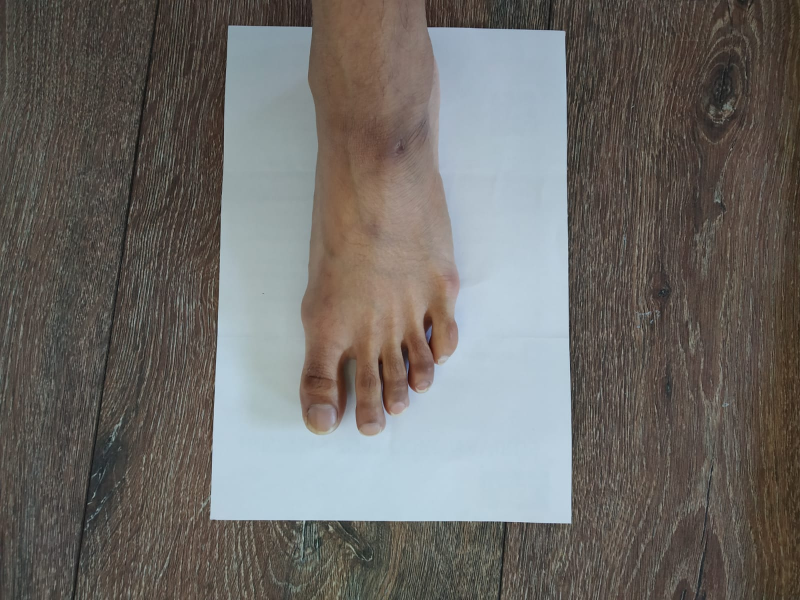
#> input picture data/barefeet1.jpeg, 1600 x 1200 px (shown at 1/2 size)
$ python main.py
#> lines starting #> are read from the running program, lines starting #| are printed output that depends on the picture; after the words box and inside, x2 and y2 are one past the last pixel; in counts of white or black regions, pixels touching at a corner belong together; long printed decimals are rounded
### utils.py
from sklearn.cluster import KMeans
import random as rng
import cv2
import imutils
import argparse
from skimage.io import imread
import numpy as np
import matplotlib.pyplot as plt


def preprocess(img):

    img = cv2.cvtColor(img, cv2.COLOR_RGB2HSV)

    img = cv2.GaussianBlur(img, (9, 9), 0)
    img = img/255

    return img

# [5 lines left out: function plotImage, not called in this run]

def cropOrig(bRect, oimg):
    # x (Horizontal), y (Vertical Downwards) are start coordinates
    # img.shape[0] = height of image
    # img.shape[1] = width of image

    x,y,w,h = bRect

    print(x,y,w,h)
    pcropedImg = oimg[y:y+h,x:x+w]

    x1, y1, w1, h1 = 0, 0, pcropedImg.shape[1], pcropedImg.shape[0]

    y2 = int(h1/10)

    x2 = int(w1/10)

    crop1 = pcropedImg[y1+y2:h1-y2,x1+x2:w1-x2]

    #cv2_imshow(crop1)

    ix, iy, iw, ih = x+x2, y+y2, crop1.shape[1], crop1.shape[0]

    croppedImg = oimg[iy:iy+ih,ix:ix+iw]

    return croppedImg, pcropedImg


def overlayImage(croppedImg, pcropedImg):


    x1, y1, w1, h1 = 0, 0, pcropedImg.shape[1], pcropedImg.shape[0]

    y2 = int(h1/10)

    x2 = int(w1/10)

    new_image = np.zeros((pcropedImg.shape[0], pcropedImg.shape[1], 3), np.uint8)
    new_image[:, 0:pcropedImg.shape[1]] = (255, 0, 0) # (B, G, R)

    new_image[ y1+y2:y1+y2+croppedImg.shape[0], x1+x2:x1+x2+croppedImg.shape[1]] = croppedImg

    return new_image


def kMeans_cluster(img):

    # For clustering the image using k-means, we first need to convert it into a 2-dimensional array
    # (H*W, N) N is channel = 3
    image_2D = img.reshape(img.shape[0]*img.shape[1], img.shape[2])

    # tweak the cluster size and see what happens to the Output
    kmeans = KMeans(n_clusters=2, random_state=0).fit(image_2D)
    clustOut = kmeans.cluster_centers_[kmeans.labels_]

    # Reshape back the image from 2D to 3D image
    clustered_3D = clustOut.reshape(img.shape[0], img.shape[1], img.shape[2])

    clusteredImg = np.uint8(clustered_3D*255)

    return clusteredImg


def edgeDetection(clusteredImage):
  #gray = cv2.cvtColor(hsvImage, cv2.COLOR_BGR2GRAY)
  edged1 = cv2.Canny(clusteredImage, 0, 255)
  edged = cv2.dilate(edged1, None, iterations=1)
  edged = cv2.erode(edged, None, iterations=1)
  return edged

def getBoundingBox(img):

    contours, _ = cv2.findContours(img, cv2.RETR_TREE, cv2.CHAIN_APPROX_SIMPLE)

    #print(len(contours))
    contours = sorted(contours, key=lambda x: cv2.contourArea(x), reverse=True)


    contours_poly = [None]*len(contours)
    boundRect = [None]*len(contours)

    for i, c in enumerate(contours):
        contours_poly[i] = cv2.approxPolyDP(c, 3, True)
        boundRect[i] = cv2.boundingRect(contours_poly[i])


    return boundRect, contours, contours_poly, img


def drawCnt(bRect, contours, cntPoly, img):

    drawing = np.zeros((img.shape[0], img.shape[1], 3), dtype=np.uint8)


    paperbb = bRect

    for i in range(len(contours)):
      color = (rng.randint(0,256), rng.randint(0,256), rng.randint(0,256))
      cv2.drawContours(drawing, cntPoly, i, color)
      #cv2.rectangle(drawing, (int(boundRect[i][0]), int(boundRect[i][1])), \
              #(int(boundRect[i][0]+boundRect[i][2]), int(boundRect[i][1]+boundRect[i][3])), color, 2)
    cv2.rectangle(drawing, (int(paperbb[0]), int(paperbb[1])), \
              (int(paperbb[0]+paperbb[2]), int(paperbb[1]+paperbb[3])), color, 2)

    return drawing


def calcFeetSize(pcropedImg, fboundRect):
  x1, y1, w1, h1 = 0, 0, pcropedImg.shape[1], pcropedImg.shape[0]

  y2 = int(h1/10)

  x2 = int(w1/10)

  fh = y2 + fboundRect[2][3]
  fw = x2 + fboundRect[2][2]
  ph = pcropedImg.shape[0]
  pw = pcropedImg.shape[1]

  opw = 210
  oph = 297

  ofs = 0.0

  if fw>fh:
    ofs = (opw/pw)*fw
  else :
    ofs = (oph/ph)*fh


  return ofs

### main.py
from sklearn.cluster import KMeans
import random as rng
import cv2
import imutils
import argparse
from imutils import contours
from skimage.io import imread
import numpy as np
import matplotlib.pyplot as plt
import os

from utils import *


ImgPath = 'data/barefeet1.jpeg'


def main():

    oimg = imread(ImgPath)
#> oimg is the input picture: shape (1200, 1600, 3); mean R, G, B 109.4, 106.7, 103

    if not os.path.exists('output'):
        os.makedirs('output')


    preprocessedOimg = preprocess(oimg)
#> in preprocess, `img = cv2.cvtColor(img, cv2.COLOR_RGB2HSV)`: img: shape (1200, 1600, 3); mean H, S, V 37.8, 47.3, 116.4
#> in preprocess, `img = cv2.GaussianBlur(img, (9, 9), 0)`: img: shape (1200, 1600, 3); mean H, S, V 37.8, 47.3, 116.4
#> in preprocess, `img = img/255`: img: shape (1200, 1600, 3) float64; mean H, S, V 0.148, 0.186, 0.457
    cv2.imwrite('output/preprocessedOimg.jpg', preprocessedOimg)
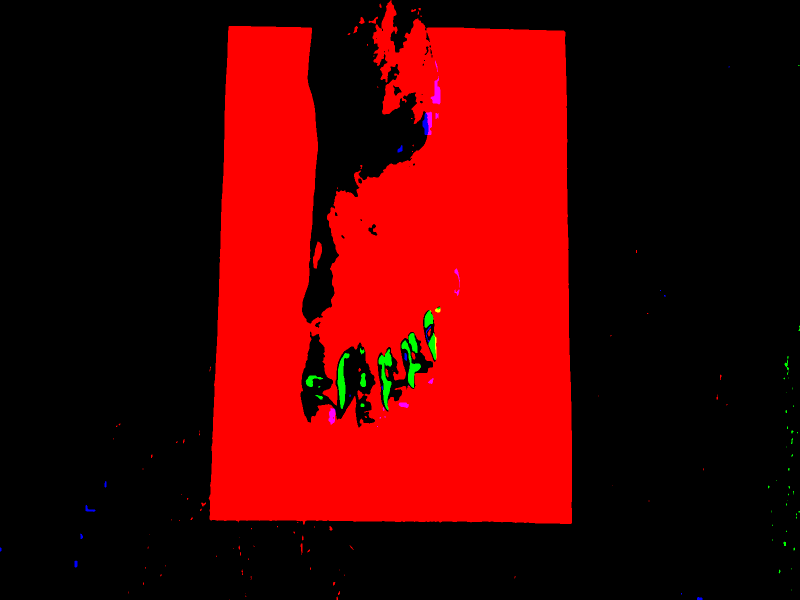
#> saved as preprocessedOimg.jpg: shape (1200, 1600, 3) (shown at 1/2 size); mean B, G, R 0.00148, 0.00329, 0.314; drawn with 1 as white

    clusteredImg = kMeans_cluster(preprocessedOimg)
#> in kMeans_cluster, `clustered_3D = clustOut.reshape(img.shape[0], img.shape[1], img.shape[..`: clustered_3D: shape (1200, 1600, 3) float64; mean H, S, V 0.148, 0.186, 0.457
#> in kMeans_cluster, `clusteredImg = np.uint8(clustered_3D*255)`: clusteredImg: shape (1200, 1600, 3); mean H, S, V 37.1, 46.7, 115.9
    cv2.imwrite('output/clusteredImg.jpg', clusteredImg)

    edgedImg = edgeDetection(clusteredImg)
#> in edgeDetection, `edged1 = cv2.Canny(clusteredImage, 0, 255)`:
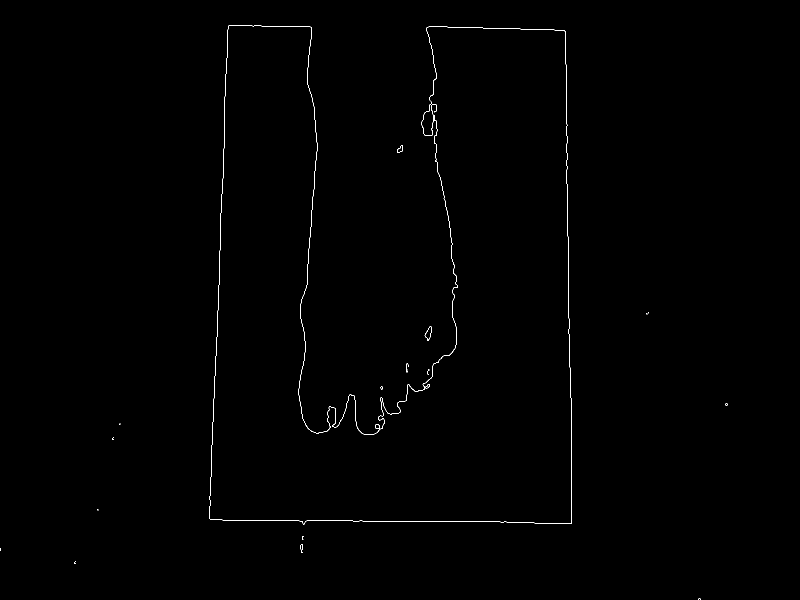
#> edged1: shape (1200, 1600) (shown at 1/2 size); 0.31% white in thin lines or dots, all inside (x1, y1, x2, y2) = (0, 50, 1455, 1200)
#> in edgeDetection, `edged = cv2.dilate(edged1, None, iterations=1)`:
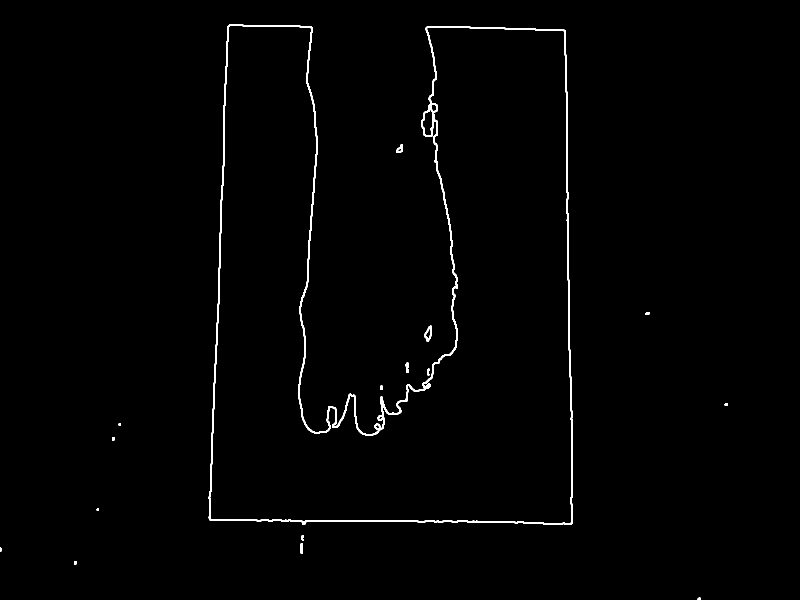
#> edged: shape (1200, 1600) (shown at 1/2 size); 0.98% white; 16 white regions, largest, box (x1, y1, x2, y2) and area: (417, 49, 1145, 1050) 17888, (848, 651, 864, 683) 232, (793, 289, 806, 306) 137
    cv2.imwrite('output/edgedImg.jpg', edgedImg)

    boundRect, contours, contours_poly, img = getBoundingBox(edgedImg)
#> in getBoundingBox, `contours, _ = cv2.findContours(img, cv2.RETR_TREE, cv2.CHAIN_APPROX_SI..`: contours = 24 contours, 13 with area under 20; largest, box (x1, y1, x2, y2) and area: (418, 50, 1144, 1049) 486598, (418, 50, 1144, 1048) 485124, (843, 210, 867, 272) 950, (849, 652, 863, 682) 202, (850, 654, 863, 679) 184
#> in getBoundingBox, `contours_poly = [None]*len(contours)`: contours_poly = 24 items
#> the loop in getBoundingBox, `for i, c in enumerate(contours):` made 24 passes
#> c on pass 19: [[0, 1096], [0, 1101], [1, 1101], [1, 1097]]
#> after the loop in getBoundingBox, `for i, c in enumerate(contours):`: boundRect = 24 items, first 6: (418, 51, 726, 998), (419, 50, 725, 998), (843, 210, 24, 62), (849, 652, 13, 30), (850, 654, 12, 25), (862, 208, 12, 15); contours_poly = 24 contours, 15 with area under 20; largest, box (x1, y1, x2, y2) and area: (418, 51, 1144, 1049) 487610, (419, 50, 1144, 1048) 484819, (843, 210, 867, 272) 914, (849, 652, 862, 682) 174, (850, 654, 862, 679) 141
    pdraw = drawCnt(boundRect[1], contours, contours_poly, img)
#> the loop in drawCnt, `for i in range(len(contours)):` made 24 passes
#> color on passes 1 to 12: (197, 215, 20), (132, 248, 207), (155, 244, 183), (111, 71, 144), (71, 48, 128), (75, 158, 50), (37, 169, 241), (51, 181, 222), (161, 104, 244), (226, 133, 31), (7, 47, 204), (0, 252, 170)
#> in drawCnt, `cv2.rectangle(drawing, (int(paperbb[0]), int(paperbb[1])), \ (int(pape..`:
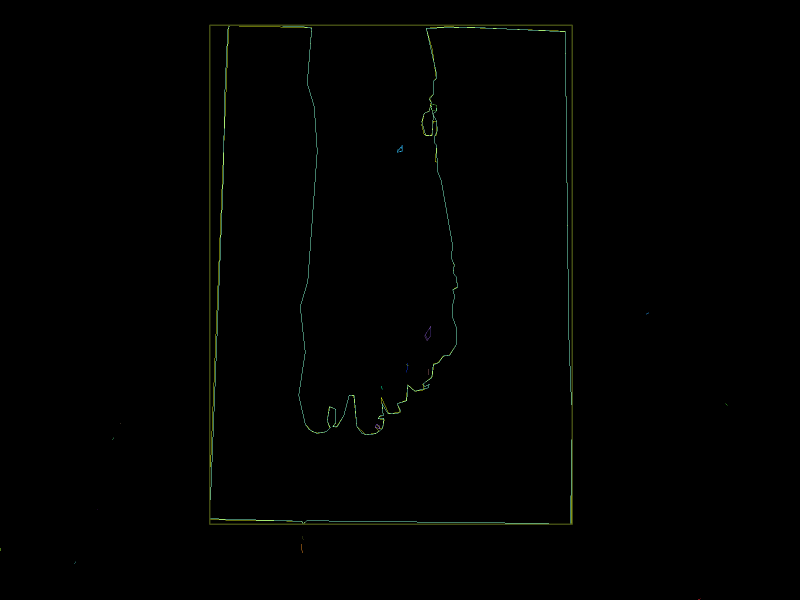
#> drawing: shape (1200, 1600, 3) (shown at 1/2 size); mean of channels 0, 1, 2 0.9, 1.3, 0.7; drawn as R, G, B
    cv2.imwrite('output/pdraw.jpg', pdraw)


    croppedImg, pcropedImg = cropOrig(boundRect[1], clusteredImg)
#> in cropOrig, `pcropedImg = oimg[y:y+h,x:x+w]`: pcropedImg: shape (998, 725, 3); mean H, S, V 71.8, 39.6, 162
#> in cropOrig, `crop1 = pcropedImg[y1+y2:h1-y2,x1+x2:w1-x2]`: crop1: shape (800, 581, 3); mean H, S, V 66.6, 40.6, 155
    cv2.imwrite('output/croppedImg.jpg', croppedImg)


    newImg = overlayImage(croppedImg, pcropedImg)
#> in overlayImage, `new_image[ y1+y2:y1+y2+croppedImg.shape[0], x1+x2:x1+x2+croppedImg.sha..`: new_image: shape (998, 725, 3); mean H, S, V 134, 26.1, 99.6
    cv2.imwrite('output/newImg.jpg', newImg)

    fedged = edgeDetection(newImg)
#> in edgeDetection (call 2), `edged1 = cv2.Canny(clusteredImage, 0, 255)`: edged1: shape (998, 725); 0.72% white in thin lines or dots, all inside (x1, y1, x2, y2) = (71, 98, 653, 899)
#> in edgeDetection (call 2), `edged = cv2.dilate(edged1, None, iterations=1)`:
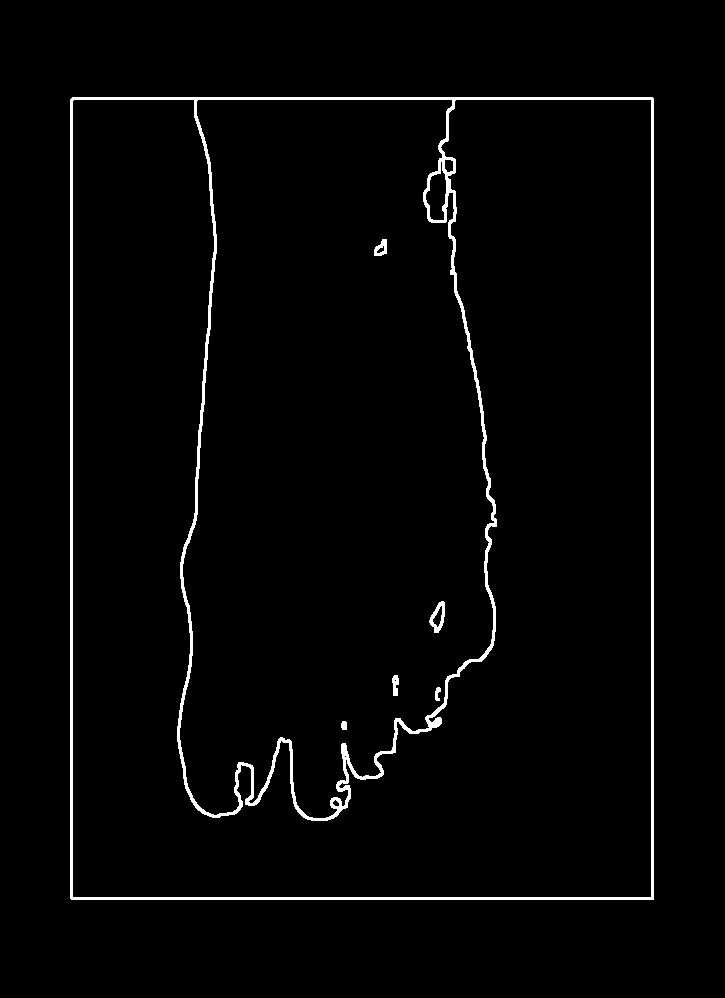
#> edged: shape (998, 725); 2.3% white; 6 white regions, box (x1, y1, x2, y2) and area: (70, 97, 654, 900) 15831, (429, 601, 445, 633) 232, (374, 239, 387, 256) 137, (392, 675, 399, 696) 109, (435, 687, 441, 701) 57, (341, 721, 347, 730) 49
    fboundRect, fcnt, fcntpoly, fimg = getBoundingBox(fedged)
#> in getBoundingBox (call 2), `contours, _ = cv2.findContours(img, cv2.RETR_TREE, cv2.CHAIN_APPROX_SI..`: contours = 15 contours, 4 with area under 20; largest, box (x1, y1, x2, y2) and area: (71, 98, 653, 899) 464797, (71, 98, 653, 899) 281558, (178, 98, 496, 820) 181778, (424, 160, 448, 222) 950, (430, 602, 444, 632) 202
#> the loop in getBoundingBox (call 2), `for i, c in enumerate(contours):` made 15 passes
#> after the loop in getBoundingBox (call 2), `for i, c in enumerate(contours):`: boundRect = 15 items, first 6: (71, 98, 582, 801), (71, 98, 582, 801), (178, 98, 318, 722), (424, 160, 24, 62), (430, 602, 13, 30), (431, 604, 12, 25); contours_poly = 15 contours, 5 with area under 20; largest, box (x1, y1, x2, y2) and area: (71, 98, 653, 899) 463421, (71, 98, 653, 899) 280277, (178, 98, 496, 820) 180921, (424, 160, 448, 222) 914, (430, 602, 443, 632) 174
#> fboundRect has the same summary as boundRect in getBoundingBox; fcnt has the same summary as contours in getBoundingBox; fcntpoly has the same summary as contours_poly in getBoundingBox
    fdraw = drawCnt(fboundRect[2], fcnt, fcntpoly, fimg)
#> call 2 of drawCnt, with bRect = (178, 98, 318, 722)
#> the loop in drawCnt (call 2), `for i in range(len(contours)):` made 15 passes
#> color on passes 1 to 12: (41, 200, 141), (120, 110, 214), (140, 230, 252), (182, 42, 166), (59, 249, 171), (97, 124, 8), (138, 59, 112), (190, 87, 170), (218, 31, 51), (74, 112, 23), (37, 13, 63), (96, 61, 200)
#> after the loop in drawCnt (call 2), `for i in range(len(contours)):`:
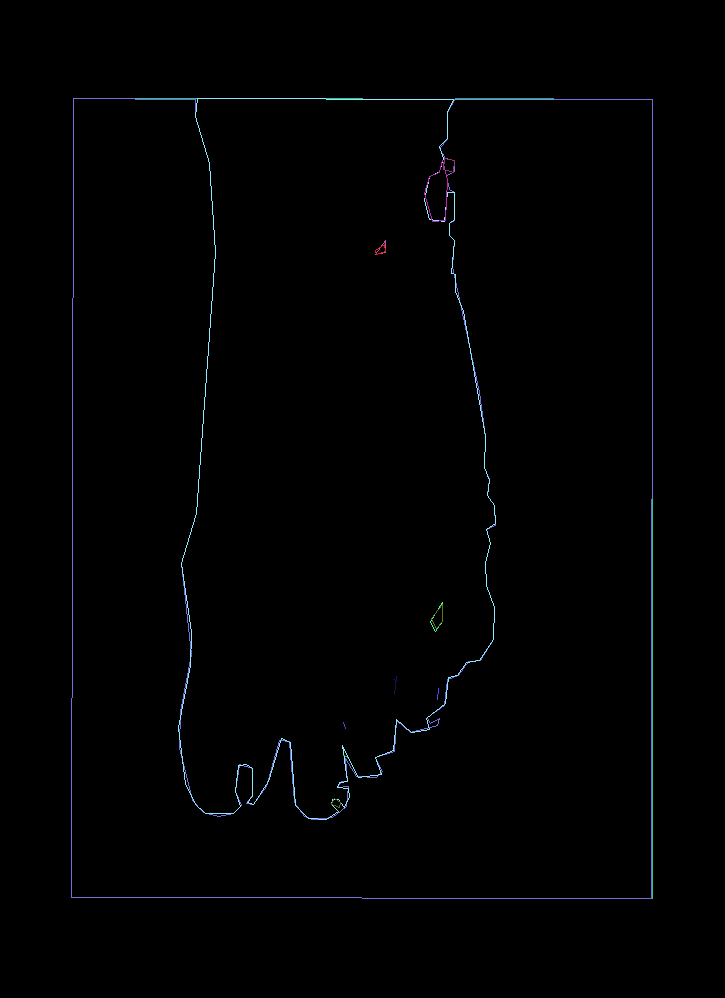
#> drawing: shape (998, 725, 3); mean of channels 0, 1, 2 1.1, 1.4, 1.9; drawn as R, G, B
#> in drawCnt (call 2), `cv2.rectangle(drawing, (int(paperbb[0]), int(paperbb[1])), \ (int(pape..`:
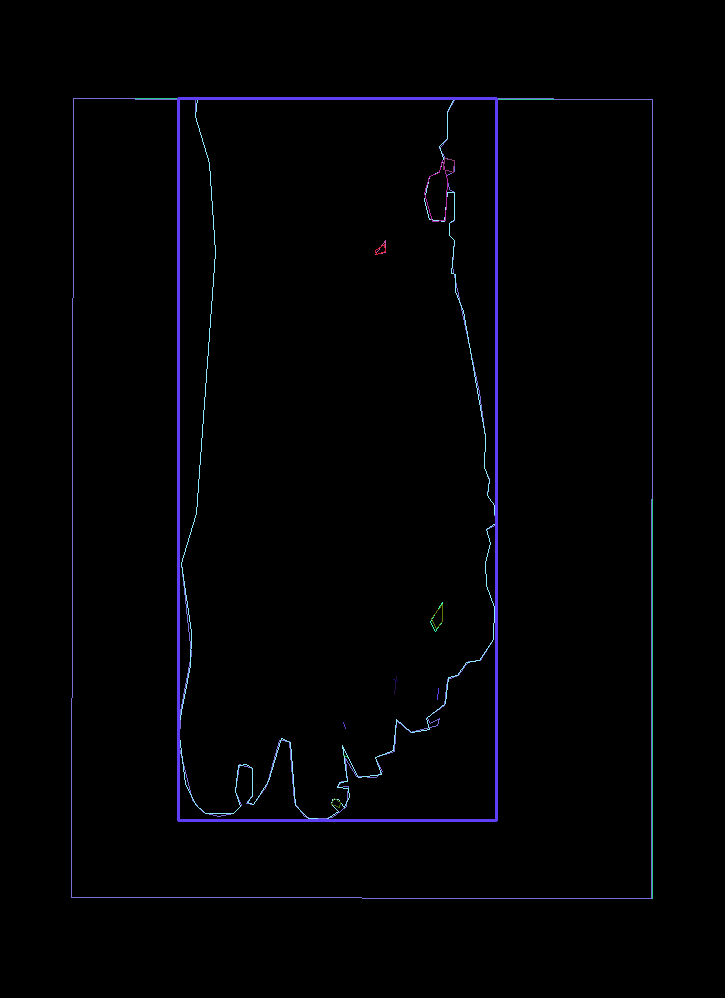
#> drawing: shape (998, 725, 3); 0.86% of pixels changed, all inside (x1, y1, x2, y2) = (177, 97, 498, 822); drawn as R, G, B
    cv2.imwrite('output/fdraw.jpg', fdraw)

    print("feet size (cm): ", calcFeetSize(pcropedImg, fboundRect)/10)
#> in calcFeetSize, `fh = y2 + fboundRect[2][3]`: fh = 821
#> in calcFeetSize, `fw = x2 + fboundRect[2][2]`: fw = 390
#> in calcFeetSize, `ofs = (oph/ph)*fh`: ofs = 244.3
#| feet size (cm):  24.433


if __name__ == '__main__':
    main()
